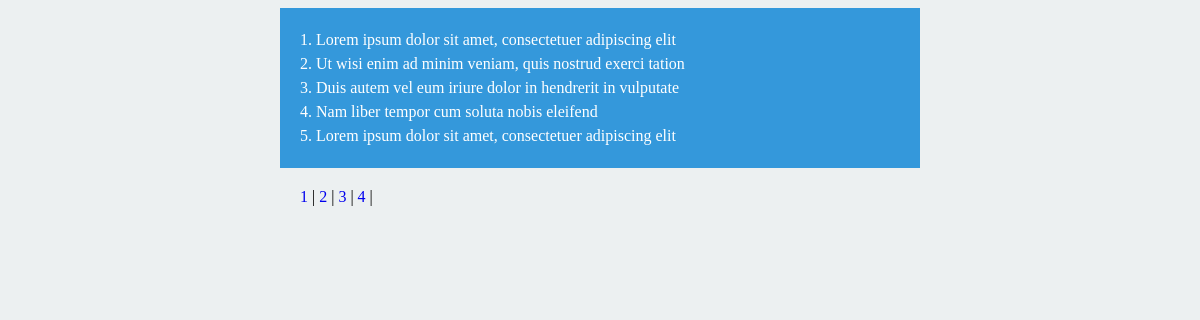
The page /bai11/phantrang.php on the database its author committed.
### tables this page shows
CREATE TABLE `tintuc` (
  `id` int(10) NOT NULL,
  `title` varchar(255) NOT NULL
);

### bai11/phantrang.php (the view)
<?php
$conn = mysqli_connect("localhost", "root", "", "phantrang");
if(isset($_GET['page'])){
	$page = $_GET['page'];
}else{
	$page = 1;
}
$limit = 5;
$start = ($page - 1) * $limit;
$total_title = mysqli_num_rows(mysqli_query($conn, "SELECT * FROM tintuc"));
$total_page = $total_title/$limit;
$query = "SELECT * FROM tintuc LIMIT ".$start.", ".$limit;
$result = mysqli_query($conn, $query);
echo "<div class=\"title\">";
while($row = mysqli_fetch_array($result)){
	echo '<a href="#">'.$row['id'].'. '.$row['title'].'</a><br />';
}
echo "</div>";
echo "<div class=\"pagination\">";
for($i = 1; $i <= $total_page; $i++){
	echo '<a href="index.php?page='.$i.'">'.$i.'</a> | ';
}
echo "</div>";
include 'CSS.php';
?>

### bai11/CSS.php (shortened to what this page needs)
<html>
    <head>
        <link rel="stylesheet" type="text/css" href="CSS.php">
    </head>
    </html>

### bai11/CSS.php (style rules this page uses)
a:link, a:visited { text-decoration: none; }
.title, .pagination { width: 600px; margin: 0 auto; margin-bottom: 20px; }
.title { background: #3498db; padding: 20px; line-height: 1.5; }
.title a { color: #fff; }

### rows shown on the page
tintuc: id "1", title "Lorem ipsum dolor sit amet, consectetuer adipiscing elit"
tintuc: id "2", title "Ut wisi enim ad minim veniam, quis nostrud exerci tation"
tintuc: id "3", title "Duis autem vel eum iriure dolor in hendrerit in vulputate"
tintuc: id "4", title "Nam liber tempor cum soluta nobis eleifend"
tintuc: id "5", title "Lorem ipsum dolor sit amet, consectetuer adipiscing elit"
